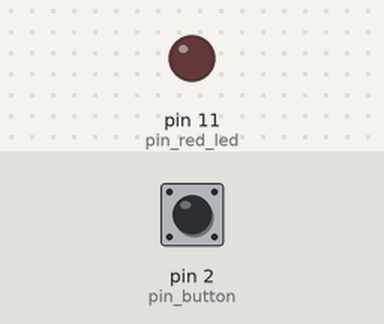
A sketch run on a simulated Arduino Uno, built with avr-gcc and run on an emulated ATmega328P. Shown: output pins drawn as LEDs (lit = HIGH). The inputs (shaded band) are chosen by the test bench; at power-on: pin 2 (pin_button) LOW.

Above: at 1.2 s.
1.3 s: pin 2 (pin_button) pulled HIGH for 3.2 s
At 2.1 s:
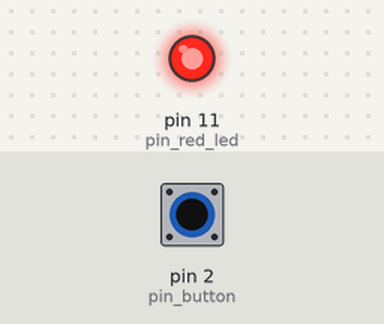
Timing chart, 0 to 6.8 s (numbered marks = the images above; inputs shaded):
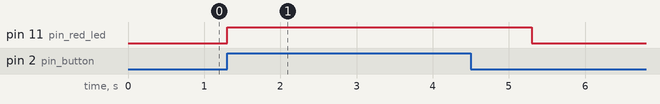

The sketch:

unit-008-push-button-with-delay-after-pressing.ino
```cpp
const char pin_button = 2;   // push button
const char pin_red_led = 11; // red LED
void setup() {
  pinMode(pin_red_led, OUTPUT);  // LED will be controlled by the program
  pinMode(pin_button, INPUT);    // button will be read by the program
}
void loop() {
  int button_state = digitalRead(pin_button);  // read button


  if (button_state == HIGH) {
    // Button is pressed → start action
    digitalWrite(pin_red_led, HIGH);  // LED ON
    delay(1000);                      // wait 1 second
    digitalWrite(pin_red_led, LOW);   // LED OFF
  }
}
```

Measured:
- after the input at 1.3 s, pin 11 (pin_red_led): LOW → HIGH at once, → LOW 4.0 s later
